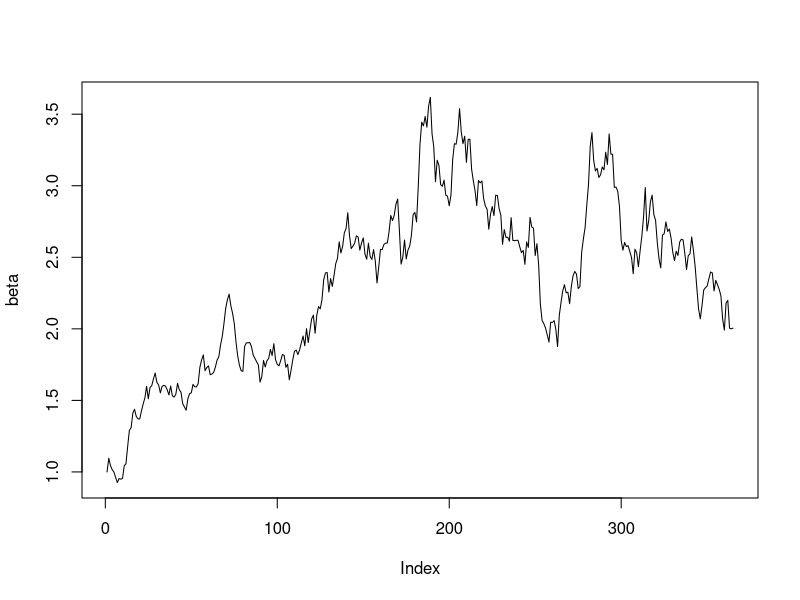
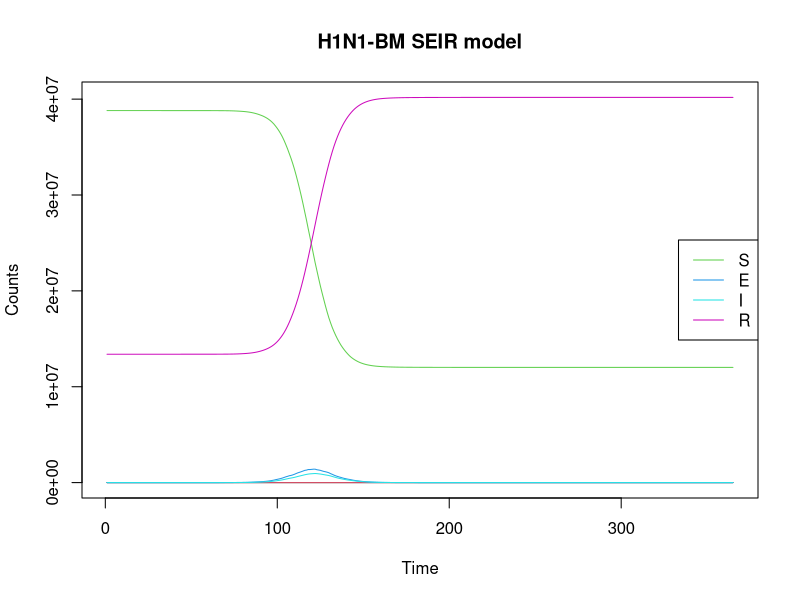
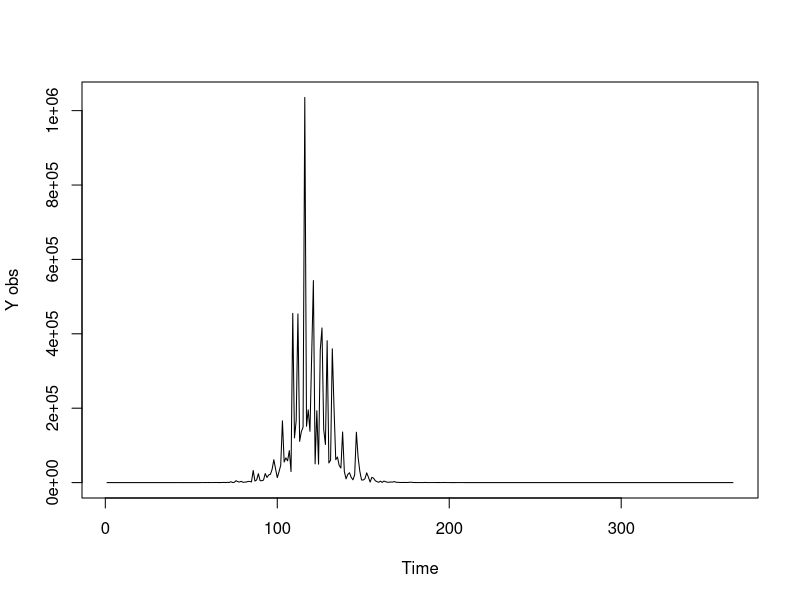
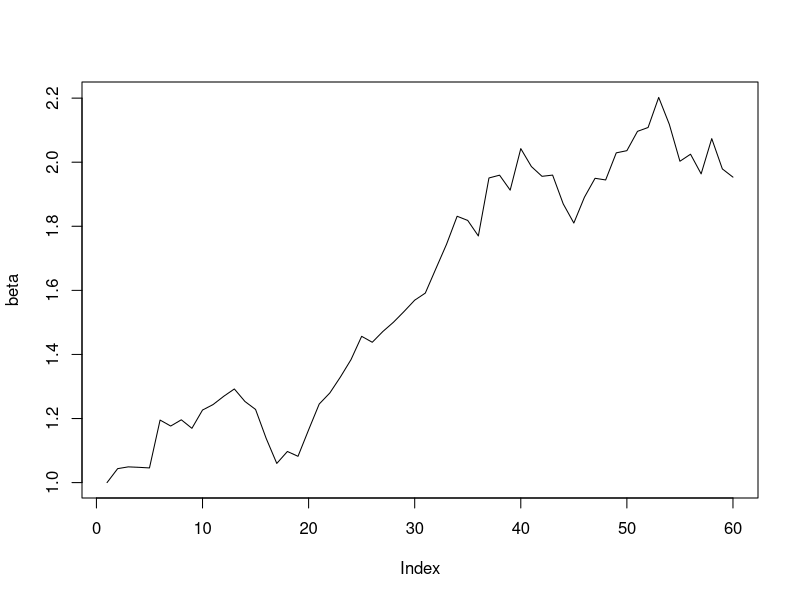
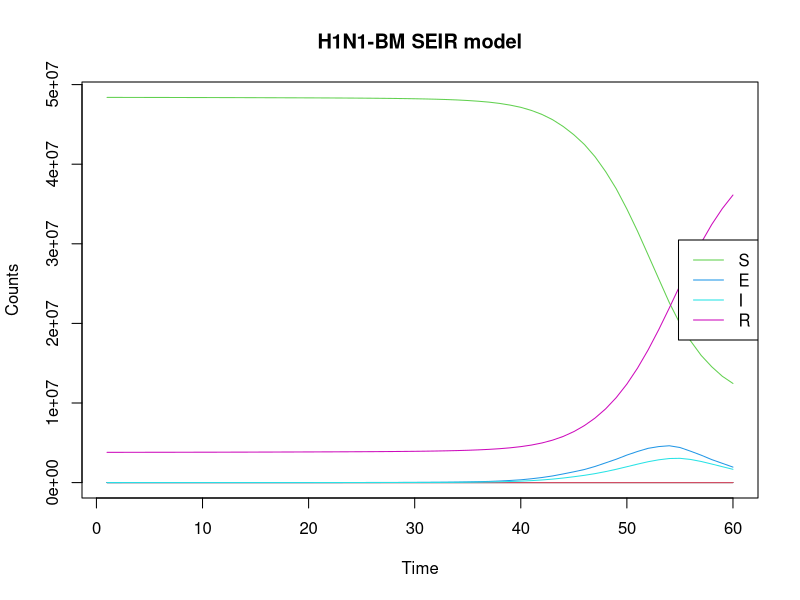
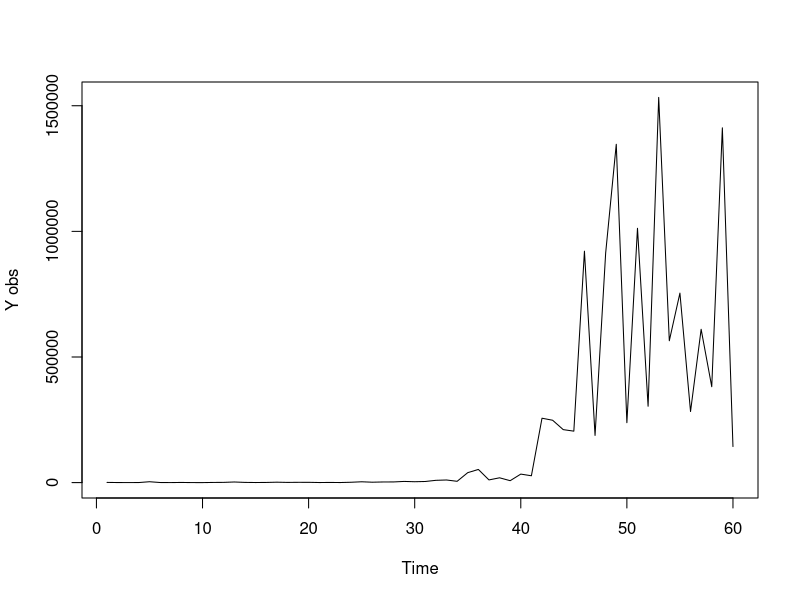

These figures' R source, in order:
rm(list=ls())
require(deSolve)
set.seed(007) #015
times <- 1:365
N=52196381
sigma <- 0.4
## first, simulate a set of random deviates
e <- rnorm(n = length(times) - 1, sd = sqrt(0.01))
## now compute their cumulative sum
e <- c(0, cumsum(e))


beta<- exp(sigma*e)
plot(beta,type='l')
write.csv(beta,"simulatebeta.csv")


# H1N1 <- function(time, current_state, params){
# 
#   with(as.list(c(current_state, params)),{
#     for(t in 1:times){
#     N <- S+E+I+R
#     dS <- -(beta[t]*S*I)/N
#     dE <- (beta[t]*S*I)/N - E/k
#     dI <- E/k - I/gamma
#     dR <- I/gamma
#    }
#     return(list(c(dS, dE, dI, dR)))
#   })
# }
H1N1 <- function(time, current_state, params){
  
  with(as.list(c(current_state, params)),{
    
      N <- S+E+I+R
      dt <- 1
      dS <- -beta[t]*S*I/N
      dE <- beta[t]*S*I/N - E/k
      dI <- E/k - I/gamma
      dR <- I/gamma
    
    return(list(c(dt, dS, dE, dI, dR)))
  })
}


params <- c(k=1.59, gamma=1.08)

library('truncnorm')
R0 <- rtruncnorm(1, a=0, b=1, mean = 0.15, sd = 0.15)
E0 <-runif(1,-16, -9)
I0 <-runif(1,-16, -9)
#x <-runif(1, -5,2)
S <- N
R <- R0*S
S <- S - R

E <- exp(E0 + log(S))
S <- S - E
I <- exp(I0 + log(S))
S <- S - I


initial_state<- c(t=1, S=S, E=E, I=I, R=R)
#initial_state <- c(t=1,S=52196380, E=1, I=0, R=0)
model1 <- ode(initial_state, times, H1N1, params)

summary(model1)

matplot(model1, type="l", lty=1, main="H1N1-BM SEIR model", xlab="Time",ylab = "Counts")
legend <- colnames(model1)[3:6]
legend("right", legend=legend, col=3:6, lty = 1)

Z1 <-model1[,4]/1.59

tau1 <- 0.8#runif(1,0,1)
Y1 <-vector(length = 365)
for (i in 1:365){
  #Y1[i]<- rlnorm(1,log(Z1[i,]/5),tau1)
  Y1[i]<- rlnorm(1,log(Z1[i]/5),tau1)
}
plot(Y1,type='l',ylab="Y obs", xlab = "Time")
write.csv(Y1,"simY11.csv")
write.csv(model1,"simulatestates1.csv")

#####################################Shorter days###################################
rm(list=ls())
require(deSolve)
set.seed(0035) #0031 #0032 #0035
times <- 1:60
N=52196381
sigma <- 0.4
## first, simulate a set of random deviates
e <- rnorm(n = length(times) - 1, sd = sqrt(0.01))
## now compute their cumulative sum
e <- c(0, cumsum(e))


beta<- exp(sigma*e)
plot(beta,type='l')
write.csv(beta,"simulatebeta_1.csv")

H1N1 <- function(time, current_state, params){
  
  with(as.list(c(current_state, params)),{
    
    N <- S+E+I+R
    dt <- 1
    dS <- -beta[t]*S*I/N
    dE <- beta[t]*S*I/N - E/k
    dI <- E/k - I/gamma
    dR <- I/gamma
    
    return(list(c(dt, dS, dE, dI, dR)))
  })
}


params <- c(k=1.59, gamma=1.08)

library('truncnorm')
R0 <- rtruncnorm(1, a=0, b=1, mean = 0.15, sd = 0.15)
E0 <-runif(1,-16, -9)
I0 <-runif(1,-16, -9)
#x <-runif(1, -5,2)
S <- N
R <- R0*S
S <- S - R

E <- exp(E0 + log(S))
S <- S - E
I <- exp(I0 + log(S))
S <- S - I


initial_state<- c(t=1, S=S, E=E, I=I, R=R)
#initial_state <- c(t=1,S=52196380, E=1, I=0, R=0)
model1 <- ode(initial_state, times, H1N1, params)

summary(model1)

matplot(model1, type="l", lty=1, main="H1N1-BM SEIR model", xlab="Time",ylab = "Counts")
legend <- colnames(model1)[3:6]
legend("right", legend=legend, col=3:6, lty = 1)

Z1 <-model1[,4]/1.59

tau1 <- 0.8#runif(1,0,1)
Y1 <-vector(length = 60)
for (i in 1:60){
  #Y1[i]<- rlnorm(1,log(Z1[i,]/5),tau1)
  Y1[i]<- rlnorm(1,log(Z1[i]/5),tau1)
}
plot(Y1,type='l',ylab="Y obs", xlab = "Time")
write.csv(Y1,"simY11_1.csv")
write.csv(model1,"simulatestates1_1.csv")
